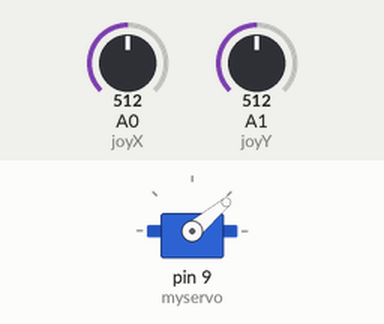
Simulated run of this sketch. Board: Arduino Uno, built with avr-gcc and run on an emulated ATmega328P. Shown: servo. The test bench sets the inputs (shaded band); at power-on: A1 (joyY) = 512, A0 (joyX) = 512.

Above: at 1.2 s.
1.3 s: A1 (joyY) set to 306
At 2.5 s:
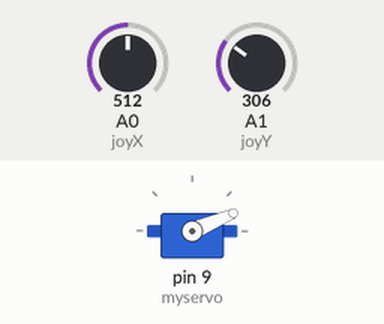
2.8 s: A1 (joyY) set to 122
At 3.8 s:
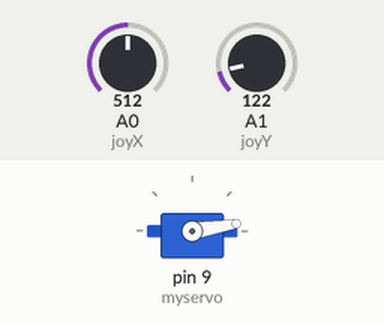
4.3 s: A1 (joyY) set to 900
At 5.0 s:
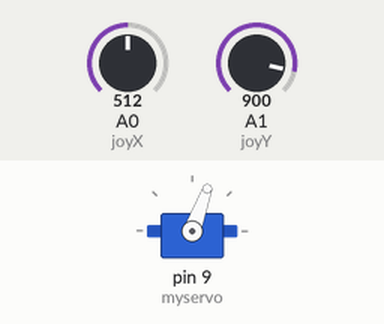
5.8 s: A1 (joyY) set to 1023
At 6.1 s:
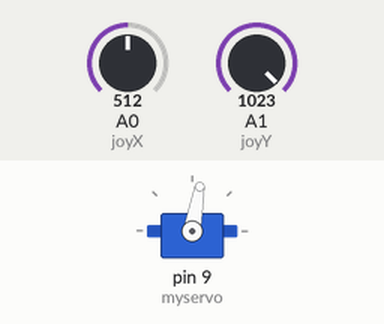
Timing chart, 0 to 8.3 s (numbered marks = the images above; inputs shaded):
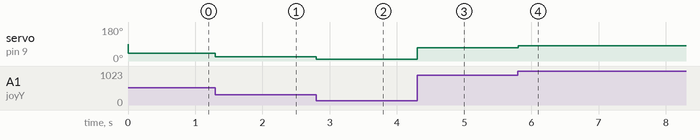

Measured:
- after the input at 1.3 s, servo on pin 9 (myservo): 40° → 23° at once
- after the input at 2.8 s, servo on pin 9 (myservo): 23° → 9° at once
- after the input at 4.3 s, servo on pin 9 (myservo): 9° → 70° at once
- after the input at 5.8 s, servo on pin 9 (myservo): 70° → 80° at once

The sketch:

servo_joystick.ino
```cpp
/*
 Controlling a servo position using a potentiometer (variable resistor)
 by Michal Rinott <http://people.interaction-ivrea.it/m.rinott>

 modified on 8 Nov 2013
 by Scott Fitzgerald
 http://www.arduino.cc/en/Tutorial/Knob
*/

#include <Servo.h>
#define joyX A0
#define joyY A1

Servo myservo;  // create servo object to control a servo

int val;    // variable to read the value from the analog pin
int xValue,yValue;
void setup() {
  myservo.attach(9);  // attaches the servo on pin 9 to the servo object
  Serial.begin(100);
}

void loop() {

  xValue = analogRead(joyX);
  yValue = analogRead(joyY);

  yValue = map(yValue, 0, 1023, 0, 80);     // scale it to use it with the servo (value between 0 and 180)
  delay(1);
  myservo.write(yValue);                  // sets the servo position according to the scaled value
  delay(1);                           // waits for the servo to get there
}
```
